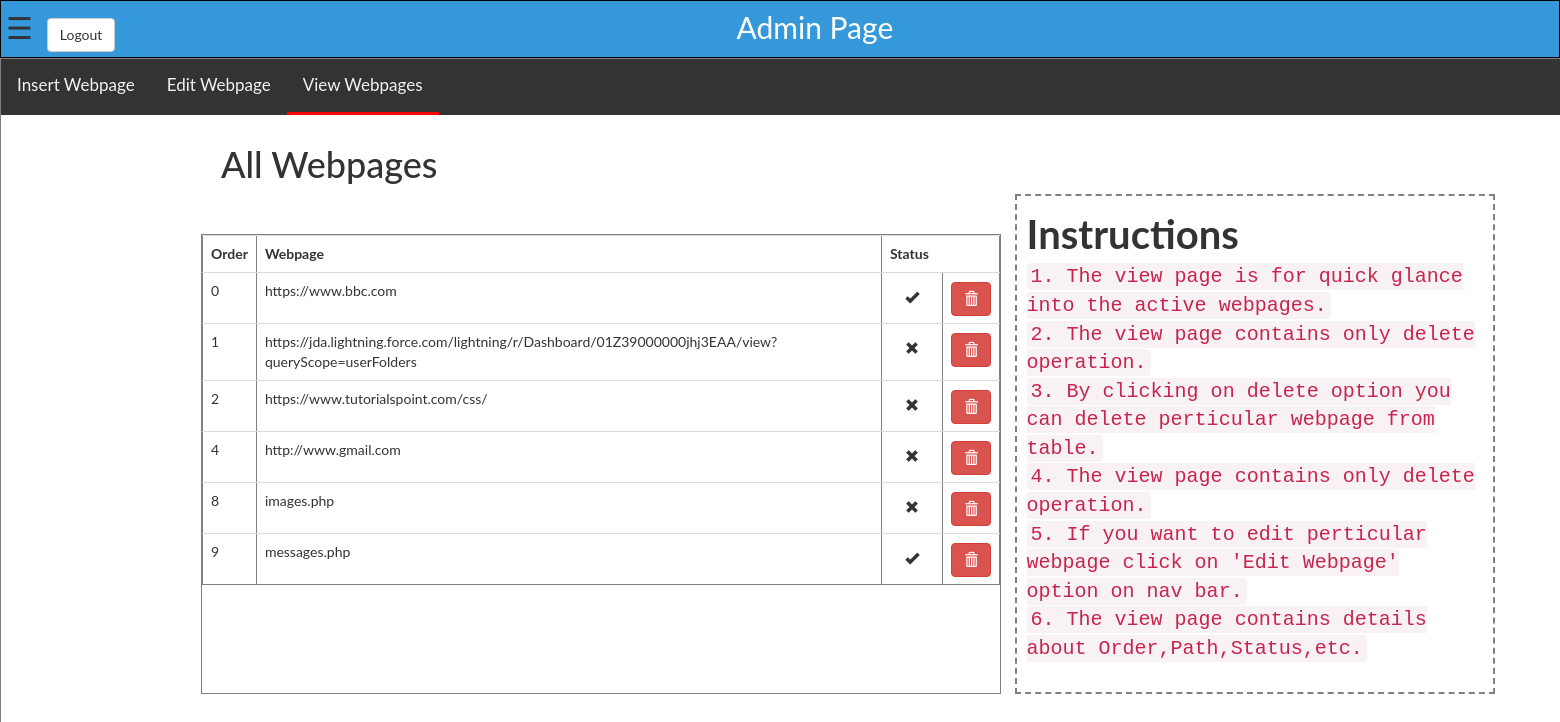
/Tv/View.php, run on an earlier commit of the app's database.
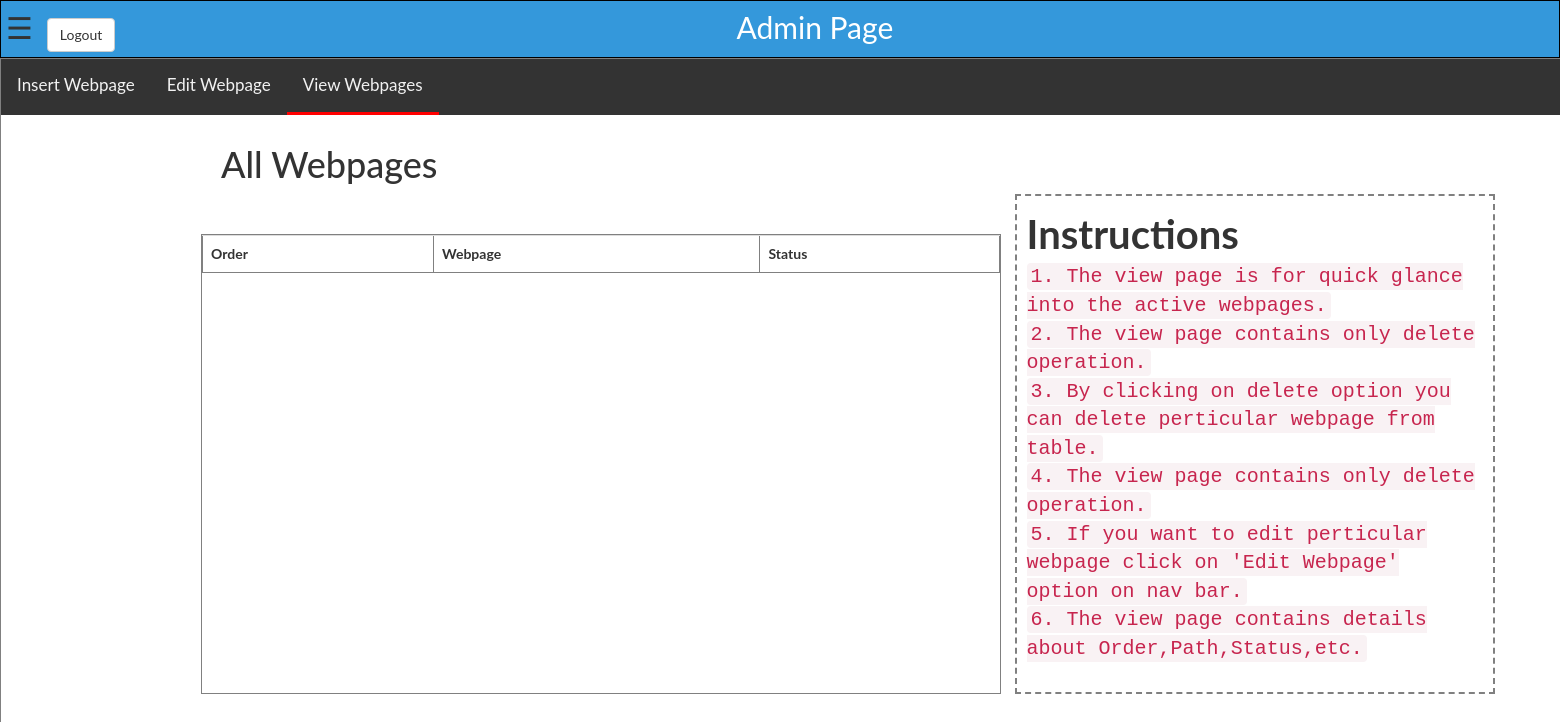
And on a later commit of the database.
### tables this page shows
CREATE TABLE `twebpage` (
  `wid` int(11) NOT NULL,
  `Source` varchar(100) NOT NULL,
  `Active` varchar(20) NOT NULL,
  `Ordr` int(11) NOT NULL
);

### Tv/View.php (the view, shortened to what this page needs)
<?php
  include("db.php");
  $sql = "SELECT * FROM twebpage ORDER BY Ordr;";
  $res = mysqli_query($conn,$sql);
 ?>
<!DOCTYPE html>
<html>
<head>
	<link rel="stylesheet" href="https://maxcdn.bootstrapcdn.com/bootstrap/3.4.0/css/bootstrap.min.css">
</head>
<body>
	<div id="main" style="border: 1px solid black;padding: 5px;background-color: #3498DB;">
		<span style="font-size:30px;cursor:pointer" onclick="openNav()">&#9776;</span>
		<span style="margin-left: 700px;color: white;font-size: 30px;">Admin Page</span>
		<a href="log_out.php" style="margin-left: -850px;"><span class="btn btn-default">Logout</span></a>
	</div>
	<div style="border: 1px solid grey;height: 785px;width: 1777px;" id="main2" >
		<div class="topnav">
		  <a href="Insert.php">Insert Webpage</a>
		  <a href="Edit.php">Edit Webpage</a>
		  <a href="View.php" class="active">View Webpages</a>
		</div>
    <h1 style="margin-left: 220px;margin-top: 30px;">All Webpages</h1>
    <div style="border: 1px solid grey;height: 460px;width: 800px;overflow-y: scroll;margin-left: 200px;margin-top: 30px;" class="block">
          <table border="1" class="table table-hover">
            <tr>
                <th>Order</th>
                <th>Webpage</th>
                <th colspan="2">Status</th>
            </tr>
            <?php  while ($data = mysqli_fetch_assoc($res)) { ?>
                <tr>
                  <td><?php echo $data['Ordr']; ?></td>
                  <td><?php echo $data['Source']; ?></td>
                  <td>
                    <?php if ($data['Active'] == "yes") {
                      echo "<span class='glyphicon glyphicon-ok' style='margin: 8px 15px;'></span>";
                    }else{
                      echo "<span class='glyphicon glyphicon-remove' style='margin: 8px 15px;'></span>";
                    } ?>
                  </td>
                  <td><a href="?del=<?php echo $data['wid']; ?>"><span class="btn btn-danger glyphicon  glyphicon-trash" onclick="return confirm('Are you sure you want to delete this item?');"></span></a></td>
                </tr>
            <?php  } ?>
          </table>
    </div>
    <div style="border: 2px dashed grey;height: 500px;width: 480px;margin-left: 10px;padding: 10px;" class="block">
      <table>
        <tr>
          <th style="font-size: 40px;">Instructions</th>
        </tr>
        <tr>
          <td><code style="font-size: 20px;">1. The view page is for quick glance into the active webpages.</code></td>
        </tr>
        <tr>
           <td><code style="font-size: 20px;">2. The view page contains only delete operation.</code></td>
        </tr>
         <tr>
           <td><code style="font-size: 20px;">3. By clicking on delete option you can delete perticular webpage from table.</code></td>
        </tr>
         <tr>
           <td><code style="font-size: 20px;">4. The view page contains only delete operation.</code></td>
        </tr>
        <tr>
           <td><code style="font-size: 20px;">5. If you want to edit perticular webpage click on 'Edit Webpage' option on nav bar.</code></td>
        </tr>
         <tr>
           <td><code style="font-size: 20px;">6. The view page contains details about Order,Path,Status,etc.</code></td>
        </tr>
      </table>
    </div>
  </div>
</body>
</html>

### Tv/View.php (style rules this page uses)
body { font-family: "Lato", sans-serif; }
.topnav { background-color: #333; overflow: hidden; }
.topnav a { float: left; display: block; color: #f2f2f2; text-align: center; padding: 14px 16px; text-decoration: none; font-size: 17px; border-bottom: 3px solid transparent; }
.topnav a.active { border-bottom: 3px solid red; }
.block { display: inline-block; }

What changed in the data, as far as the page shows it:
removed twebpage: Ordr "0", Source "https://www.bbc.com", Active "yes" (drawn)
removed twebpage: Ordr "1", Source "https://jda.lightning.force.com/lightning/r/Dashboard/01Z39000000jhj3EAA/view?queryScope=userFolders", Active "no" (drawn)
removed twebpage: Ordr "2", Source "https://www.tutorialspoint.com/css/", Active "no" (drawn)
removed twebpage: Ordr "4", Source "http://www.gmail.com", Active "no" (drawn)
removed twebpage: Ordr "8", Source "images.php", Active "no" (drawn)
removed twebpage: Ordr "9", Source "messages.php", Active "yes" (drawn)
